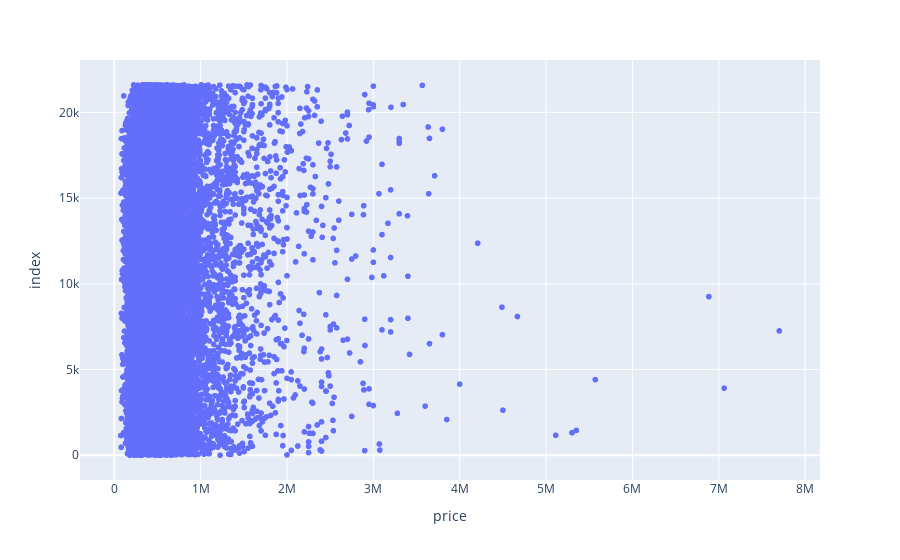

Write notebook code for a chart like this one.
### Code cell
px.scatter(df,'price')

### Figure 1 — Plotly figure (JSON) as saved in the notebook; plotly's stock layout.template omitted (floating-point values rounded to 4 significant figures; data arrays with more than 128 entries replaced by an {"elided": "..."} marker saying what was removed)
{"data": [{"hovertemplate": "price=%{x}<br>index=%{y}<extra></extra>", "legendgroup": "", "marker": {"color": "#636efa", "symbol": "circle"}, "mode": "markers", "name": "", "showlegend": false, "type": "scattergl", "x": {"elided": "21613 int values"}, "xaxis": "x", "y": {"elided": "21613 int values"}, "yaxis": "y"}], "layout": {"legend": {"tracegroupgap": 0}, "margin": {"t": 60}, "xaxis": {"anchor": "y", "domain": [0, 1], "title": {"text": "price"}}, "yaxis": {"anchor": "x", "domain": [0, 1], "title": {"text": "index"}}}}
